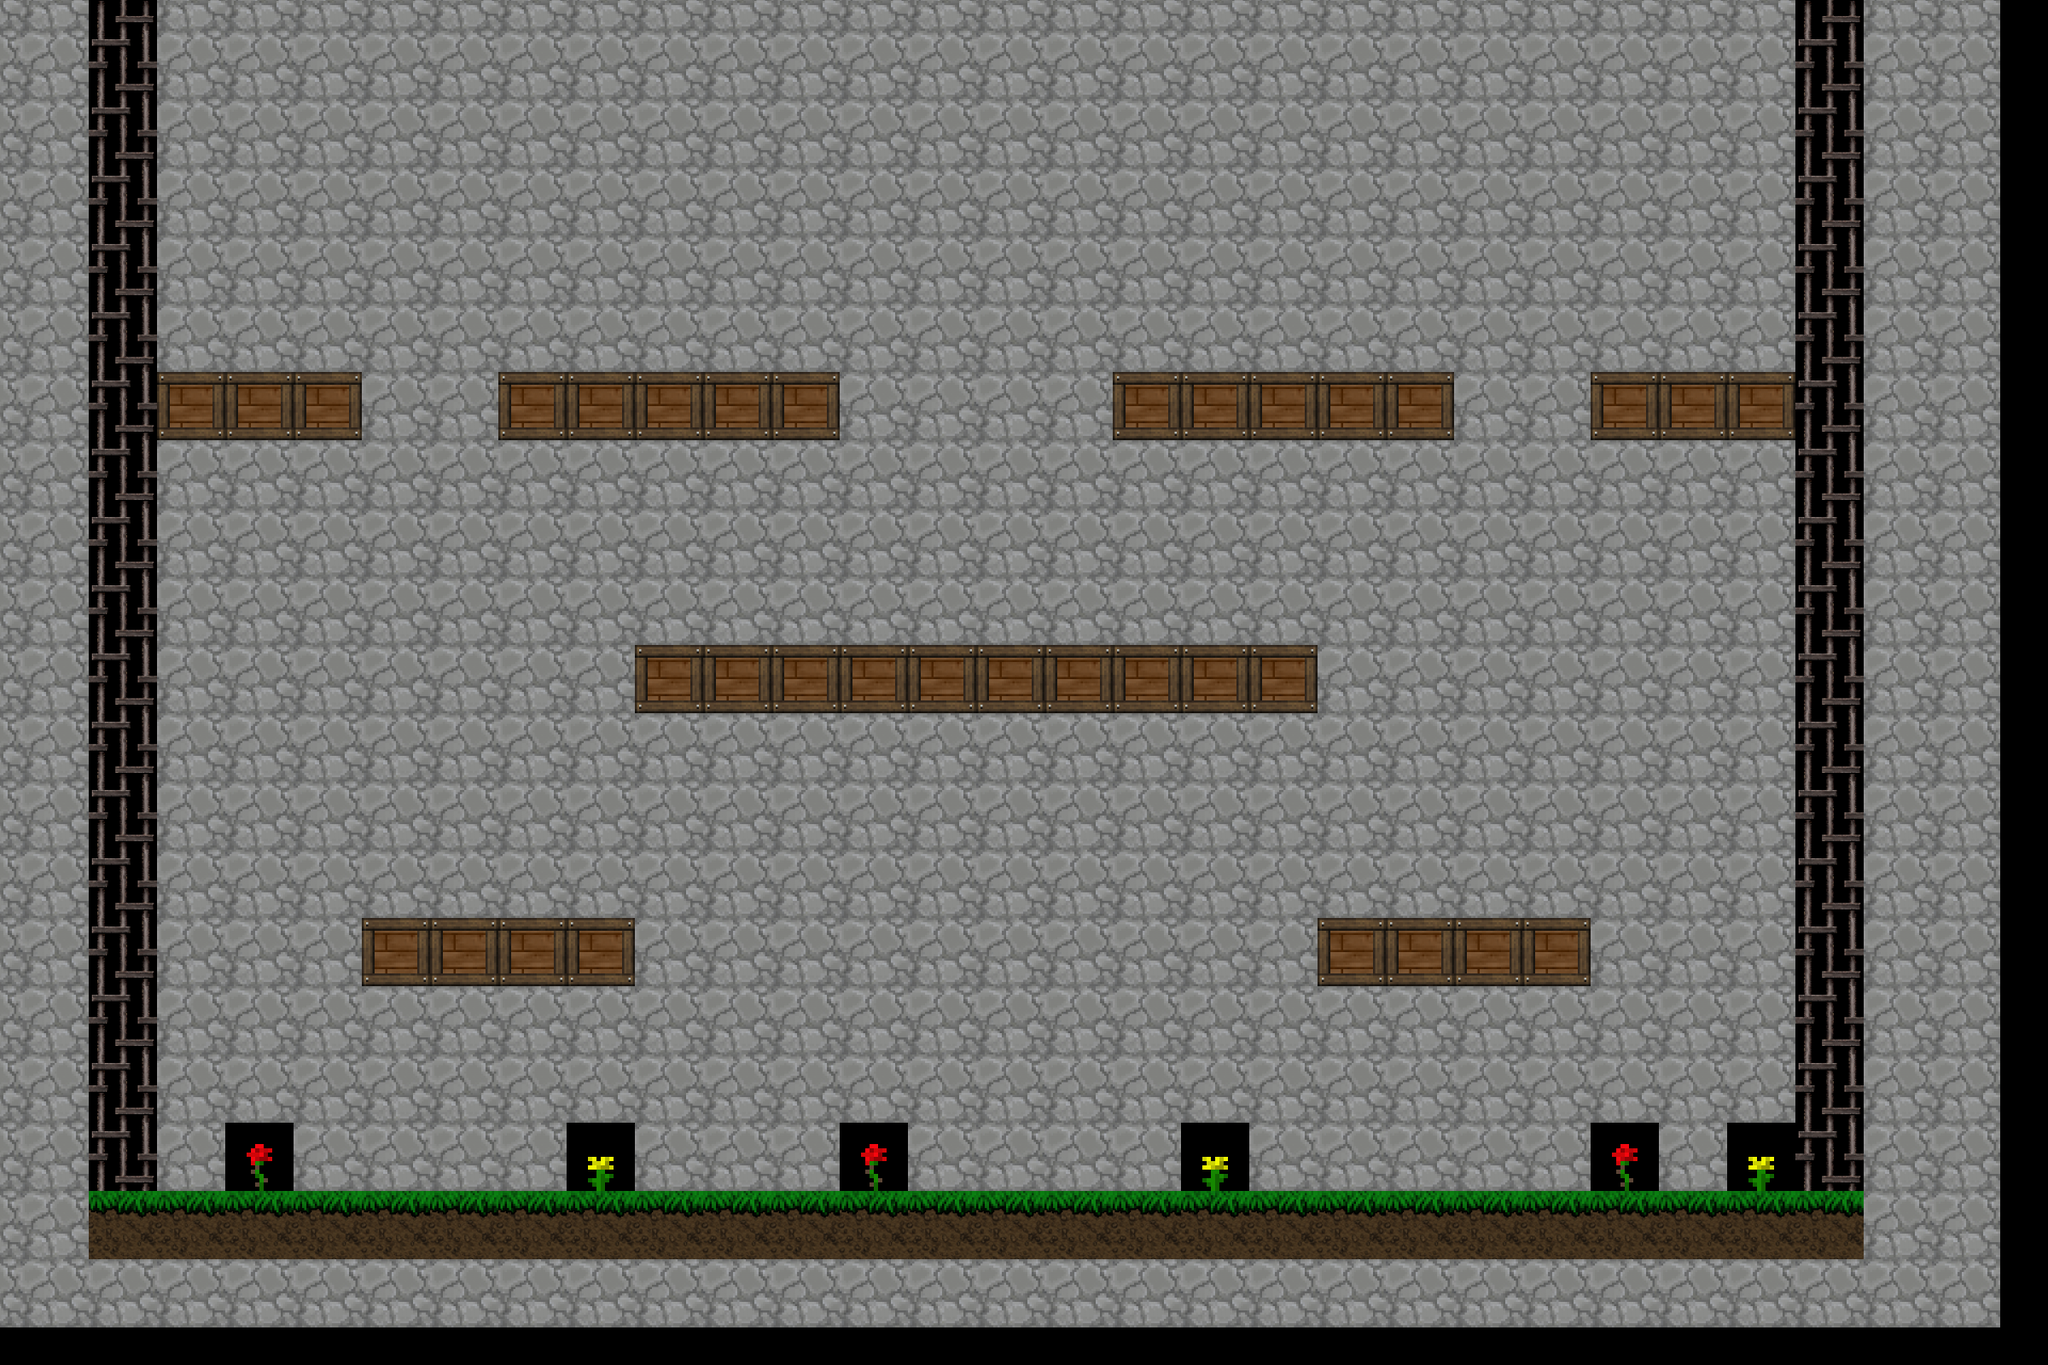

This is a level from a 2D game, rendered from its Tiled map with the project's own tilesets. A one-line summary and the complete map file follow:
An orthogonal 30x20 tile map with 80x80 px tiles, 1 tile layer (tiles), 2 tilesets and 11 objects.

<map version="1.0" tiledversion="1.0.3" orientation="orthogonal" renderorder="right-down" width="30" height="20" tilewidth="80" tileheight="80" nextobjectid="39">
 <tileset firstgid="1" source="mappack.tsx" />
 <tileset firstgid="257" source="mappack.tsx" />
 <layer name="tiles" width="30" height="20" offsetx="-56" offsety="-44">
  <data encoding="csv">
2,2,86,2,2,2,2,2,2,2,2,2,2,2,2,2,2,2,2,2,2,2,2,2,2,2,2,86,2,2,
2,2,86,2,2,2,2,2,2,2,2,2,2,2,2,2,2,2,2,2,2,2,2,2,2,2,2,86,2,2,
2,2,86,2,2,2,2,2,2,2,2,2,2,2,2,2,2,2,2,2,2,2,2,2,2,2,2,86,2,2,
2,2,86,2,2,2,2,2,2,2,2,2,2,2,2,2,2,2,2,2,2,2,2,2,2,2,2,86,2,2,
2,2,86,2,2,2,2,2,2,2,2,2,2,2,2,2,2,2,2,2,2,2,2,2,2,2,2,86,2,2,
2,2,86,2,2,2,2,2,2,2,2,2,2,2,2,2,2,2,2,2,2,2,2,2,2,2,2,86,2,2,
2,2,86,75,75,75,2,2,75,75,75,75,75,2,2,2,2,75,75,75,75,75,2,2,75,75,75,86,2,2,
2,2,86,2,2,2,2,2,2,2,2,2,2,2,2,2,2,2,2,2,2,2,2,2,2,2,2,86,2,2,
2,2,86,2,2,2,2,2,2,2,2,2,2,2,2,2,2,2,2,2,2,2,2,2,2,2,2,86,2,2,
2,2,86,2,2,2,2,2,2,2,2,2,2,2,2,2,2,2,2,2,2,2,2,2,2,2,2,86,2,2,
2,2,86,2,2,2,2,2,2,2,75,75,75,75,75,75,75,75,75,75,2,2,2,2,2,2,2,86,2,2,
2,2,86,2,2,2,2,2,2,2,2,2,2,2,2,2,2,2,2,2,2,2,2,2,2,2,2,86,2,2,
2,2,86,2,2,2,2,2,2,2,2,2,2,2,2,2,2,2,2,2,2,2,2,2,2,2,2,86,2,2,
2,2,86,2,2,2,2,2,2,2,2,2,2,2,2,2,2,2,2,2,2,2,2,2,2,2,2,86,2,2,
2,2,86,2,2,2,75,75,75,75,2,2,2,2,2,2,2,2,2,2,75,75,75,75,2,2,2,86,2,2,
2,2,86,2,2,2,2,2,2,2,2,2,2,2,2,2,2,2,2,2,2,2,2,2,2,2,2,86,2,2,
2,2,86,2,2,2,2,2,2,2,2,2,2,2,2,2,2,2,2,2,2,2,2,2,2,2,2,86,2,2,
2,2,86,2,13,2,2,2,2,14,2,2,2,13,2,2,2,2,14,2,2,2,2,2,13,2,14,86,2,2,
2,2,4,4,4,4,4,4,4,4,4,4,4,4,4,4,4,4,4,4,4,4,4,4,4,4,4,4,2,2,
2,2,2,2,2,2,2,2,2,2,2,2,2,2,2,2,2,2,2,2,2,2,2,2,2,2,2,2,2,2
</data>
 </layer>
 <objectgroup name="ground" offsetx="-56" offsety="-44">
  <object id="15" x="162" y="1436" width="2078" height="84" />
  <object id="16" x="214" y="1056" />
  <object id="17" x="162" y="-8" width="74" height="1528" />
  <object id="21" x="166" y="480" width="310" height="74" />
  <object id="22" x="642" y="480" width="396" height="78" />
  <object id="23" x="1924" y="480" width="234" height="76" />
  <object id="24" x="2162" y="-2" width="78" height="1520" />
  <object id="26" x="1602" y="1122" width="314" height="76" />
  <object id="27" x="802" y="800" width="794" height="78" />
  <object id="28" x="1360" y="480" width="398" height="78" />
  <object id="29" x="482" y="1120" width="314" height="78" />
 </objectgroup>
</map>